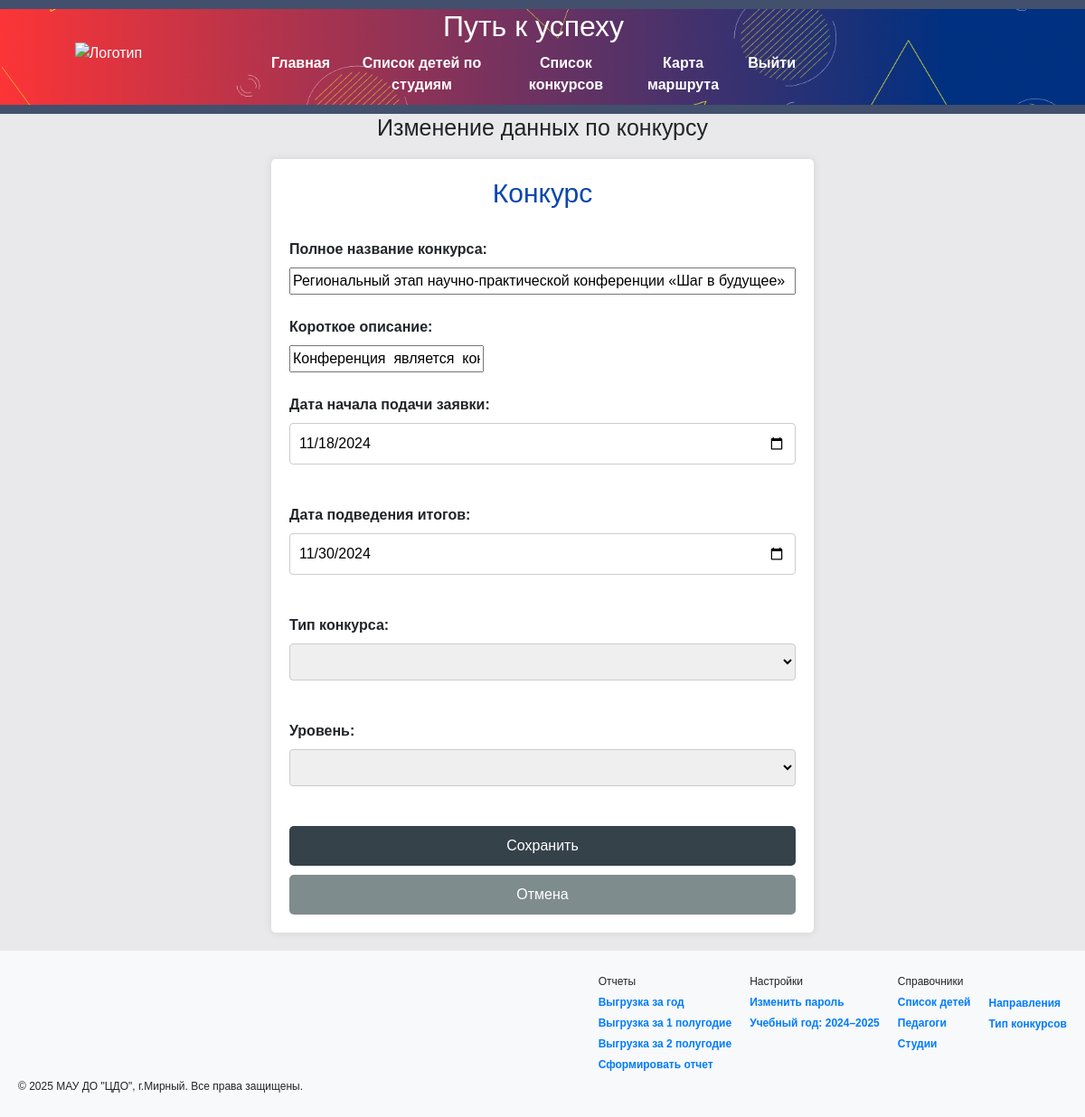
/edit_event_inevent/18 (signed in), run on an earlier commit of the app's database.
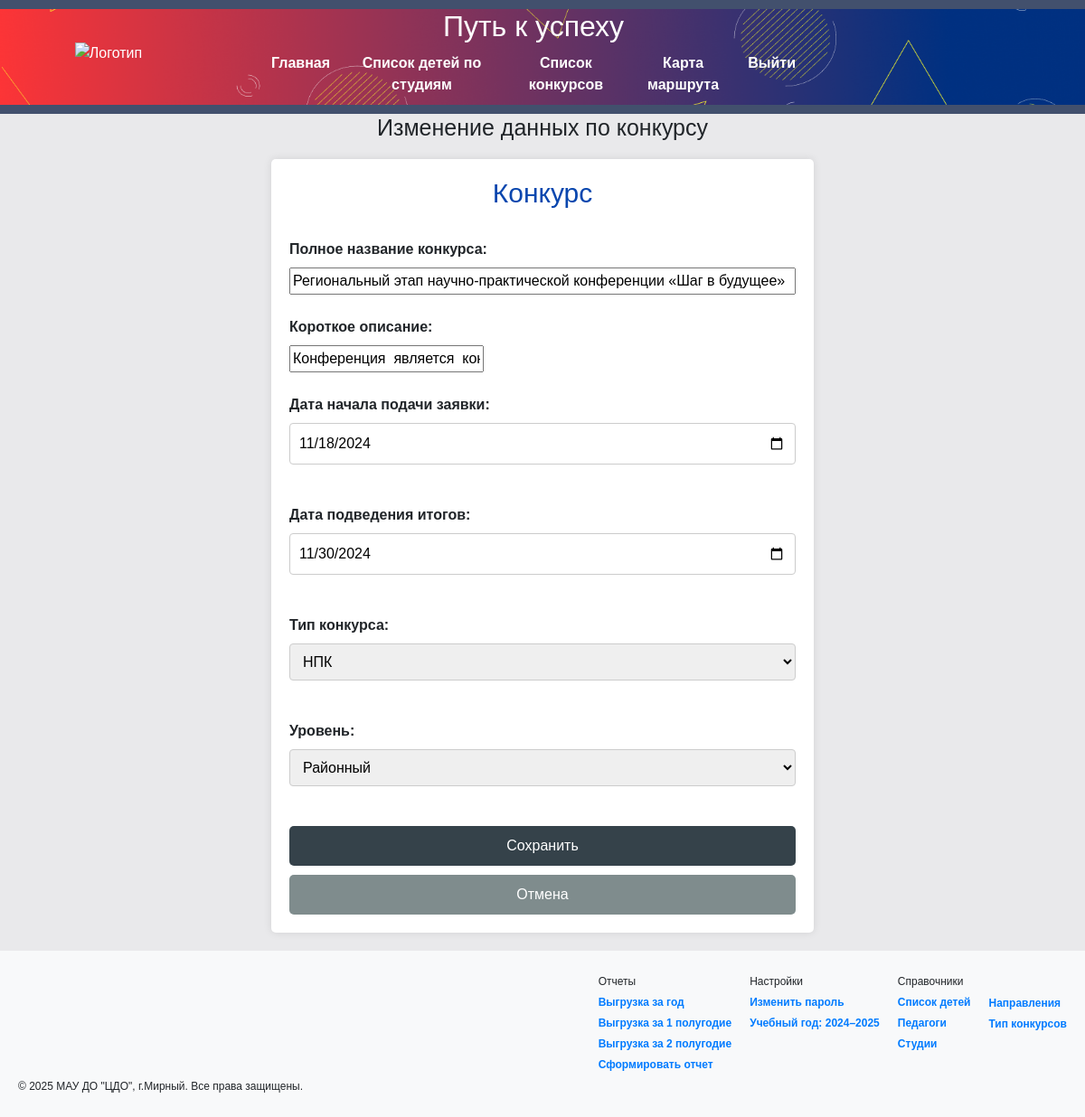
And on a later commit of the database.
### tables this page shows
CREATE TABLE events_table (
        id INTEGER PRIMARY KEY AUTOINCREMENT,
        name TEXT NOT NULL,
        opisanie TEXT,
        srok_podachi_date DATE,
        result_date DATE,
        level TEXT,
        type_event_id INTEGER,
        FOREIGN KEY (type_event_id) REFERENCES event_type(id)
    );

CREATE TABLE event_type (
        id INTEGER PRIMARY KEY AUTOINCREMENT,
        name TEXT NOT NULL UNIQUE
    );

### flask_app.py (the view)
@app.route('/edit_event_inevent/<int:id_event>', methods=['GET', 'POST'])
def edit_event_inevent(id_event):
    ev = get_events_by_id(id_event)
    event_types = get_event_types()
    if request.method == 'POST':
        edit_in_events(request, id_event)
        return redirect(url_for('events'))
    else:
        return render_template('edit_event_in_event.html', event=ev, levels=levels, event_types=event_types)

### flask_app.py (called while the page is built)
@app.before_request
def before_request():
    if 'username' not in session and request.endpoint not in ['login', 'static']:
        return redirect(url_for('login'))
    if 'username' in session and request.endpoint not in ['login', 'static']:
        username = session['username']
        year_1, year_2 = get_user_year_settings(username)
        session['year_1'] = year_1
        session['year_2'] = year_2
        session.modified = True

### sql_utils/crud_db.py (called while the page is built)
def get_user_year_settings(username):
    try:
        conn = get_db_connection()
        cursor = conn.cursor()
        cursor.execute("""
             SELECT year_1, year_2 FROM user_settings
             WHERE user=?
             ORDER BY id DESC
             LIMIT 1
         """, (username,))
        result = cursor.fetchone()
        if result:
            return result[0], result[1]
        return 2024, 2025  # значения по умолчанию
    except Exception as e:
        flash(f'Ошибка получения настроек пользователя: {e}', 'error')
        return 2024, 2025
    finally:
        conn.close()

### sql_utils/db_helpers.py (called while the page is built)
def get_db_connection():
    conn = sqlite3.connect('date_source.db')
    conn.row_factory = sqlite3.Row
    return conn

### templates/edit_event_in_event.html (shortened to what this page needs)
{% extends 'base.html' %}
{% block content %}
    <h3 style="text-align: center; font-size: 25px">Изменение данных по конкурсу</h3>
    <form class="form" method="POST">
        <h2>Конкурс</h2>
        <br>
        <label name="name">Полное название конкурса:</label>
        <input type="string" id="name" name="name" value="{{ event['name'] }}" required style="width: 100%;">
        <br><br>
        <label for="opisanie">Короткое описание:</label>
        <input type="string" id="opisanie" name="opisanie" value="{{ event['opisanie'] }}" required>
        <br><br>
        <label for="srok_podachi_date">Дата начала подачи заявки:</label>
        <input type="date" id="srok_podachi_date" name="srok_podachi_date" value="{{ event['srok_podachi_date'] }}">
        <br><br>
        <label for="result_date">Дата подведения итогов:</label>
        <input type="date" id="result_date" name="result_date" value="{{ event['result_date'] }}">
        <br><br>
        <label for="type_event_id">Тип конкурса:</label>
        <select id="type_event_id" name="type_event_id" required>
            {% for et in event_types %}
                <option value="{{ et.id }}" {% if et.id == event['type_event_id'] %}selected{% endif %}>
                    {{ et.name }}
                </option>
            {% endfor %}
        </select>
        <br><br>
        <label for="level">Уровень:</label>
        <select id="level" name="level" required>
            {% for level in levels %}
                <option value="{{ level }}" {% if level == event['level'] %}selected{% endif %}>
                    {{ level }}
                </option>
            {% endfor %}
        </select>
        <br><br>
        <input type="submit" value="Сохранить">
        <button type="button" class="cancel-button" onclick="history.back();">Отмена</button>
        <br>
    </form>
{% endblock %}

What changed in the data, as far as the page shows it:
changed events_table "Региональный этап научно-практической конференции «Шаг в будущее»": type_event_id (not shown) → "НПК"; level (not shown) → "Районный"
